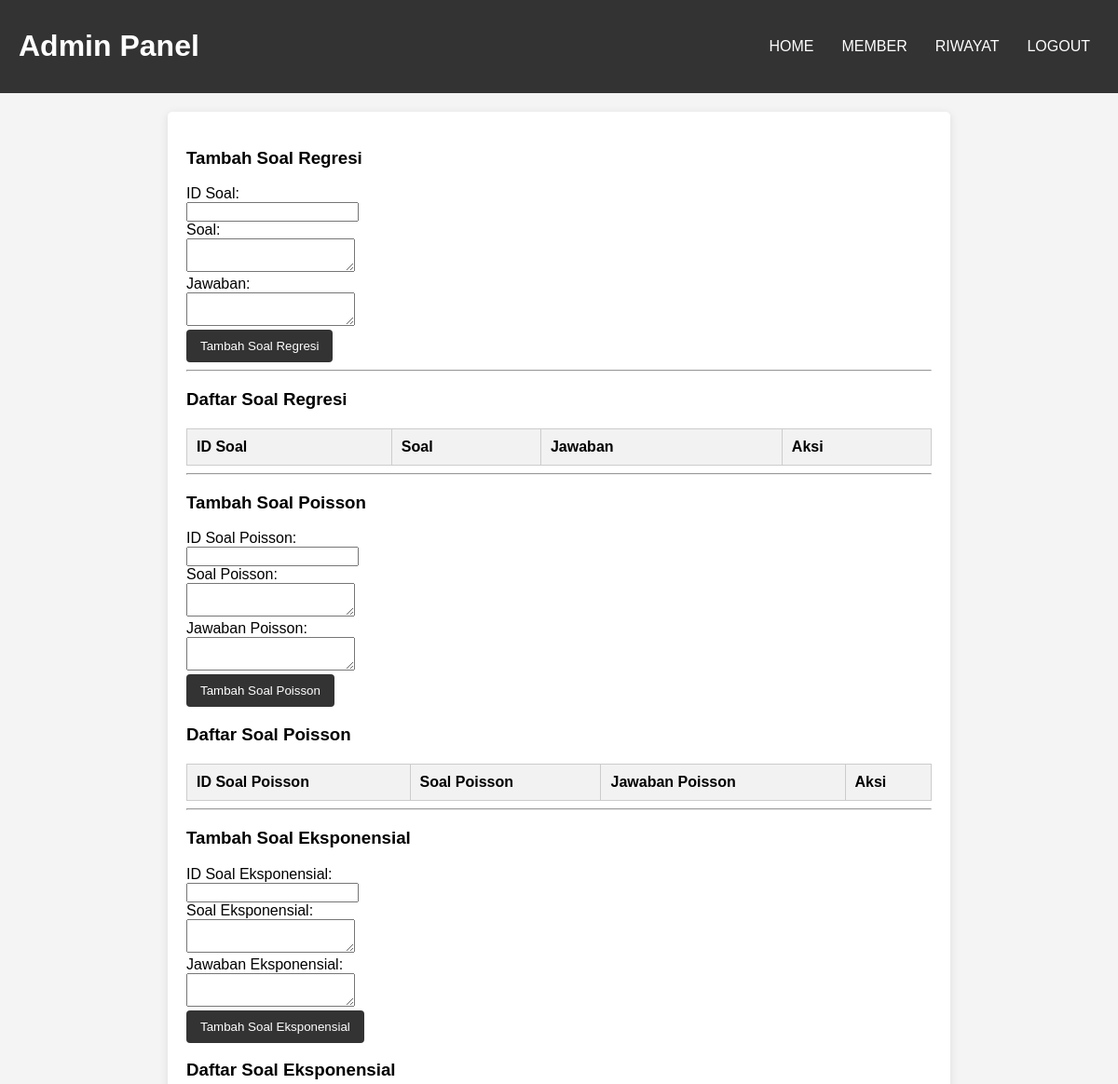
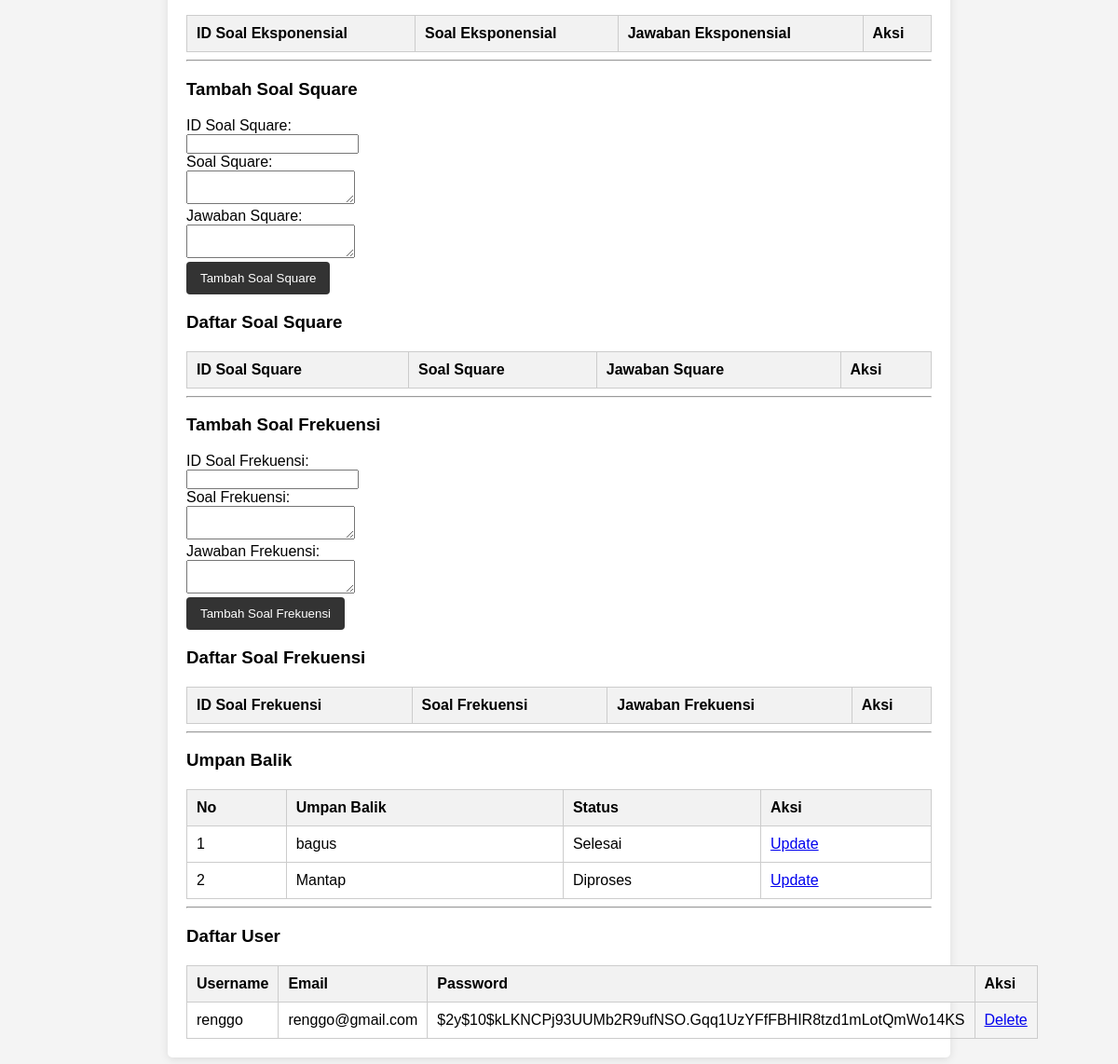
Page /admin.php (signed in) on the committed database (2 pictures, top to bottom).
### tables this page shows
CREATE TABLE `umpanbalik` (
  `id` int NOT NULL,
  `umpan_balik` longtext NOT NULL,
  `status` varchar(25) DEFAULT NULL
);

CREATE TABLE `user` (
  `username` varchar(25) NOT NULL,
  `email` varchar(50) NOT NULL,
  `password` varbinary(255) NOT NULL
);

### admin.php (the view, shortened to what this page needs)
<?php
include 'connect.php';
$feedback_query = "SELECT * FROM umpanbalik";
$feedback_result = $connect->query($feedback_query);
$user_query = "SELECT * FROM user";
$user_result = $connect->query($user_query);
?>
<!DOCTYPE html>
<html lang="id">
<head>
</head>
<body>
<div class="header">
    <h1>Admin Panel</h1>
    <nav>
        <a href="home1.php">HOME</a>
        <a href="member.php">MEMBER</a>
        <a href="riwayat.php">RIWAYAT</a>
        <?php if (isset($_SESSION['admin'])): ?>
            <a href="logout.php">LOGOUT</a>
        <?php else: ?>
            <a href="login.php">LOGIN</a>
        <?php endif; ?>
    </nav>
</div>
<div class="container">
    <h3>Tambah Soal Regresi</h3>
    <form method="POST" action="">
        <label>ID Soal:</label><br>
        <input type="text" name="id_soal" required><br>
        <label>Soal:</label><br>
        <textarea name="soal" required></textarea><br>
        <label>Jawaban:</label><br>
        <textarea name="jawaban" required></textarea><br>
        <button type="submit" name="submit_regresi">Tambah Soal Regresi</button>
    </form>
    <hr>
    <h3>Daftar Soal Regresi</h3>
    <table>
        <tr>
            <th>ID Soal</th>
            <th>Soal</th>
            <th>Jawaban</th>
            <th>Aksi</th>
        </tr>
    </table>
    <hr>
    <h3>Tambah Soal Poisson</h3>
    <form method="POST" action="">
        <label>ID Soal Poisson:</label><br>
        <input type="text" name="id_soal" required><br>
        <label>Soal Poisson:</label><br>
        <textarea name="soal" required></textarea><br>
        <label>Jawaban Poisson:</label><br>
        <textarea name="jawaban" required></textarea><br>
        <button type="submit" name="submit_poisson">Tambah Soal Poisson</button>
    </form>
    <h3>Daftar Soal Poisson</h3>
    <table>
        <tr>
            <th>ID Soal Poisson</th>
            <th>Soal Poisson</th>
            <th>Jawaban Poisson</th>
            <th>Aksi</th>
        </tr>
    </table>
    <hr>
    <h3>Tambah Soal Eksponensial</h3>
    <form method="POST" action="">
        <label>ID Soal Eksponensial:</label><br>
        <input type="text" name="id_soal" required><br>
        <label>Soal Eksponensial:</label><br>
        <textarea name="soal" required></textarea><br>
        <label>Jawaban Eksponensial:</label><br>
        <textarea name="jawaban" required></textarea><br>
        <button type="submit" name="submit_eksponensial">Tambah Soal Eksponensial</button>
    </form>
    <h3>Daftar Soal Eksponensial</h3>
    <table>
        <tr>
            <th>ID Soal Eksponensial</th>
            <th>Soal Eksponensial</th>
            <th>Jawaban Eksponensial</th>
            <th>Aksi</th>
        </tr>
    </table>
    <hr>
    <h3>Tambah Soal Square</h3>
    <form method="POST" action="">
        <label>ID Soal Square:</label><br>
        <input type="text" name="id_soal" required><br>
        <label>Soal Square:</label><br>
        <textarea name="soal" required></textarea><br>
        <label>Jawaban Square:</label><br>
        <textarea name="jawaban" required></textarea><br>
        <button type="submit" name="submit_square">Tambah Soal Square</button>
    </form>
    <h3>Daftar Soal Square</h3>
    <table>
        <tr>
            <th>ID Soal Square</th>
            <th>Soal Square</th>
            <th>Jawaban Square</th>
            <th>Aksi</th>
        </tr>
    </table>
    <hr>
    <h3>Tambah Soal Frekuensi</h3>
    <form method="POST" action="">
        <label>ID Soal Frekuensi:</label><br>
        <input type="text" name="id_soal" required><br>
        <label>Soal Frekuensi:</label><br>
        <textarea name="soal" required></textarea><br>
        <label>Jawaban Frekuensi:</label><br>
        <textarea name="jawaban" required></textarea><br>
        <button type="submit" name="submit_frekuensi">Tambah Soal Frekuensi</button>
    </form>
    <h3>Daftar Soal Frekuensi</h3>
    <table>
        <tr>
            <th>ID Soal Frekuensi</th>
            <th>Soal Frekuensi</th>
            <th>Jawaban Frekuensi</th>
            <th>Aksi</th>
        </tr>
    </table>
    <hr>
    <h3>Umpan Balik</h3>
    <table>
        <tr>
            <th>No</th>
            <th>Umpan Balik</th>
            <th>Status</th>
            <th>Aksi</th>
        </tr>
        <?php while ($feedback = $feedback_result->fetch_assoc()): ?>
        <tr>
            <td><?php echo htmlspecialchars($feedback['id']); ?></td>
            <td><?php echo htmlspecialchars($feedback['umpan_balik']); ?></td>
            <td><?php echo htmlspecialchars($feedback['status'] ?? "Belum Diproses"); ?></td>
            <td>
                <a href="?update_status=<?php echo $feedback['id']; ?>&status=processed">Update</a>
            </td>
        </tr>
        <?php endwhile; ?>
    </table>
    <hr>
    <h3>Daftar User</h3>
    <table>
        <tr>
            <th>Username</th>
            <th>Email</th>
            <th>Password</th>
            <th>Aksi</th>
        </tr>
        <?php while ($user = $user_result->fetch_assoc()): ?>
        <tr>
            <td><?php echo htmlspecialchars($user['username']); ?></td>
            <td><?php echo htmlspecialchars($user['email']); ?></td>
            <td><?php echo htmlspecialchars($user['password']); ?></td>
            <td><a href="?delete_user=<?php echo $user['username']; ?>">Delete</a></td>
        </tr>
        <?php endwhile; ?>
    </table>
</div>
</body>
</html>

### admin.php (style rules this page uses)
body { font-family: Arial, sans-serif; background-color: #f4f4f4; margin: 0; padding: 0; }
.header { display: flex; justify-content: space-between; background-color: #333; color: white; padding: 10px 20px; }
.header nav { display: flex; gap: 10px; align-items: center; }
.header a { color: white; text-decoration: none; padding: 10px; }
.container { max-width: 800px; margin: 20px auto; padding: 20px; background-color: white; border-radius: 5px; box-shadow: 0 2px 10px rgba(0, 0, 0, 0.1); }
table { width: 100%; border-collapse: collapse; margin-top: 20px; }
th, td { border: 1px solid #ccc; padding: 10px; text-align: left; }
th { background-color: #f2f2f2; }
button { padding: 10px 15px; background-color: #333; color: white; border: none; border-radius: 4px; cursor: pointer; }

### rows in the picture
umpanbalik: id "1", umpan_balik "bagus", status "Selesai"
umpanbalik: id "2", umpan_balik "Mantap", status "Diproses"
user: username "renggo", email "renggo@gmail.com", password "$2y$10$kLKNCPj93UUMb2R9ufNSO.Gqq1UzYFfFBHIR8tzd1mLotQmWo14KS"
